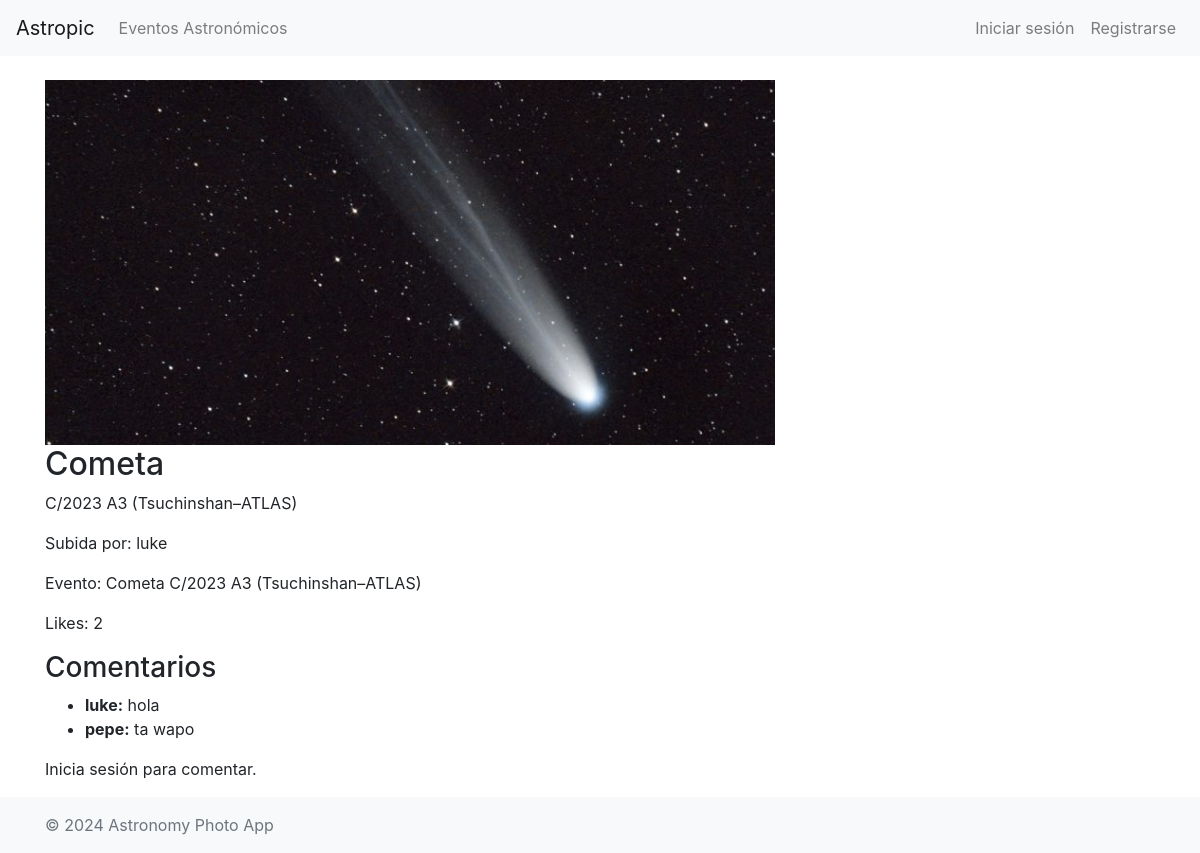
The page /photo/3/ on the database its author committed.
### astropic/models.py (models this page shows, shortened)
class Photo(models.Model):
    title = models.CharField(max_length=255)
    description = models.TextField(blank=True)
    image = models.ImageField(upload_to='photos/', blank=True)
    user = models.ForeignKey(User, on_delete=models.CASCADE)
    event = models.ForeignKey('AstronomicalEvent', null=True, blank=True, on_delete=models.SET_NULL)
    created_at = models.DateTimeField(auto_now_add=True)

class AstronomicalEvent(models.Model):
    name = models.CharField(max_length=255)
    description = models.TextField(blank=True)
    event_date = models.DateField()

class Comment(models.Model):
    user = models.ForeignKey(User, on_delete=models.CASCADE)
    photo = models.ForeignKey(Photo, on_delete=models.CASCADE)
    comment = models.TextField()
    created_at = models.DateTimeField(auto_now_add=True)

### astropic/views.py (the view)
# urls.py: path('photo/<int:pk>/', PhotoDetailView.as_view(), name='photo-detail'),
class PhotoDetailView(DetailView):
    model = Photo
    template_name = 'photos/photo_detail.html'
    context_object_name = 'photo'
    def get_context_data(self, **kwargs):
        context = super().get_context_data(**kwargs)
        context['comments'] = Comment.objects.filter(photo=self.object)
        context['like_count'] = Like.objects.filter(photo=self.object).count()
        return context

### astropic/templates/photos/photo_detail.html (shortened to what this page needs)
{% extends 'base.html' %}
{% block content %}
    <div class="row">
        <div class="col-md-8">
            <img src="{{ photo.image.url }}" class="img-fluid" alt="{{ photo.title }}">
            <h2>{{ photo.title }}</h2>
            <p>{{ photo.description }}</p>
            <p>Subida por: {{ photo.user.username }}</p>
            <p>Evento:
                {% if photo.event %}
                    {{ photo.event.name }}
                {% else %}
                    Sin evento
                {% endif %}
            </p>
            <p>Likes: <span id="like-count">{{ like_count }}</span></p>
            <h3>Comentarios</h3>
            <ul>
                {% for comment in comments %}
                    <li><strong>{{ comment.user.username }}:</strong> {{ comment.comment }}</li>
                {% empty %}
                    <li>No hay comentarios.</li>
                {% endfor %}
            </ul>
            {% if user.is_authenticated %}
            <form action="{% url 'add-comment' photo.pk %}" method="post">
                {% csrf_token %}
                <div class="form-group">
                    <textarea name="comment" class="form-control" rows="3" placeholder="Escribe un comentario"></textarea>
                </div>
                <button type="submit" class="btn btn-primary">Agregar comentario</button>
            </form>
            {% else %}
                <p>Inicia sesión para comentar.</p>
            {% endif %}
        </div>
    </div>
{% endblock %}

### rows shown on the page
Photo: image (picture), title "Cometa", description "C/2023 A3 (Tsuchinshan–ATLAS)", user.username "luke", event.name "Cometa C/2023 A3 (Tsuchinshan–ATLAS)"
Comment: user.username "luke", comment "hola"
Comment: user.username "pepe", comment "ta wapo"

### other values the page prints
{{ like_count }} "2"
